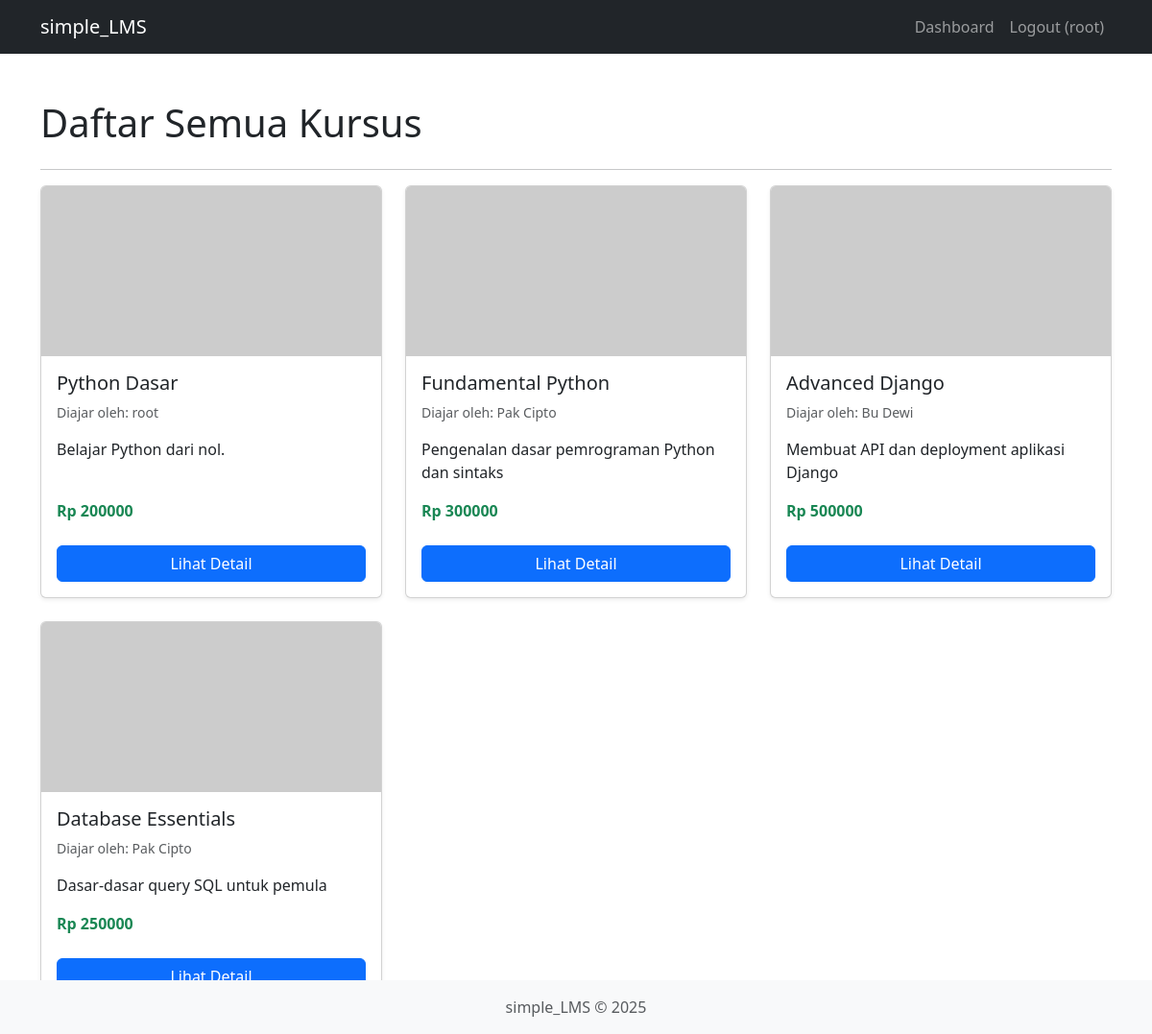
Screenshot of /courses/ (signed in) with the database file from the repository.
### users/models.py (models this page shows, shortened)
class User(AbstractUser):
    fullname = models.CharField(max_length=100, blank=True, null=True)
    first_name = None
    last_name = None

### courses/models.py (models this page shows, shortened)
class Course(models.Model):
    name = models.CharField(max_length=200)
    description = models.TextField()
    price = models.IntegerField()
    image = models.CharField(max_length=200, blank=True, null=True)
    teacher = models.ForeignKey(
        settings.AUTH_USER_MODEL,
        on_delete=models.SET_NULL, # Jaga data course jika guru dihapus
        related_name='taught_courses',
        null=True
    )

### courses/views.py (the view)
# urls.py: path('', views.course_list, name='course_list'),
def course_list(request):
    all_courses = Course.objects.all()
    context = {
        'title': 'Daftar Semua Kursus',
        'courses': all_courses
    }
    return render(request, 'courses/course_list.html', context)

### courses/templates/courses/course_list.html (shortened to what this page needs)
{% extends 'base.html' %}
{% block content %}
<div class="container mt-5">
    <h1 class="mb-4">{{ title }}</h1>
    <hr>
    <div class="row">
        {% if courses %}
            {% for course in courses %}
            <div class="col-md-4 mb-4">
                <div class="card shadow-sm h-100">
                    <img src="https://via.placeholder.com/400x200?text=Kursus" class="card-img-top" alt="Gambar Kursus">
                    <div class="card-body d-flex flex-column">
                        <h5 class="card-title">{{ course.name }}</h5>
                        <p class="card-text text-muted small">Diajar oleh: {{ course.teacher.fullname|default:course.teacher.username }}</p>
                        <p class="card-text">{{ course.description|truncatechars:100 }}</p>
                        <p class="mt-auto">
                            <span class="fw-bold text-success">Rp {{ course.price|floatformat:0 }}</span>
                        </p>
                        <a href="#" class="btn btn-primary mt-2">Lihat Detail</a>
                    </div>
                </div>
            </div>
            {% endfor %}
        {% else %}
            <div class="col-12">
                <p class="alert alert-warning">Saat ini belum ada kursus yang tersedia.</p>
            </div>
        {% endif %}
    </div>
</div>
{% endblock content %}

### templates/base.html (shortened to what this page needs)
<!DOCTYPE html>
<html lang="en">
<head>
    <link href="https://cdn.jsdelivr.net/npm/bootstrap@5.3.3/dist/css/bootstrap.min.css"
          rel="stylesheet"
>
</head>
<body>
    <nav class="navbar navbar-expand-lg navbar-dark bg-dark">
        <div class="container">
            <a class="navbar-brand" href="{% url 'dashboard' %}">simple_LMS</a>
            <div class="collapse navbar-collapse" id="navbarNav">
                <ul class="navbar-nav ms-auto">
                    {% if user.is_authenticated %}
                        <li class="nav-item">
                            <a class="nav-link" href="{% url 'dashboard' %}">Dashboard</a>
                        </li>
                        <li class="nav-item">
                            <a class="nav-link" href="{% url 'logout' %}">Logout ({{ user.username }})</a>
                        </li>
                    {% endif %}
                </ul>
            </div>
        </div>
    </nav>
    <main>
        {% block content %}{% endblock content %}
    </main>
    <footer class="footer mt-auto py-3 bg-light fixed-bottom">
      <div class="container text-center">
        <span class="text-muted">simple_LMS &copy; 2025</span>
      </div>
    </footer>
</body>
</html>

### rows the page displays
User: username "root"
Course: name "Python Dasar", teacher.fullname "root", description "Belajar Python dari nol.", price "200000"
Course: name "Fundamental Python", teacher.fullname "Pak Cipto", description "Pengenalan dasar pemrograman Python dan sintaks", price "300000"
Course: name "Advanced Django", teacher.fullname "Bu Dewi", description "Membuat API dan deployment aplikasi Django", price "500000"
Course: name "Database Essentials", teacher.fullname "Pak Cipto", description "Dasar-dasar query SQL untuk pemula", price "250000"

### other values shown
{{ title }} "Daftar Semua Kursus"
